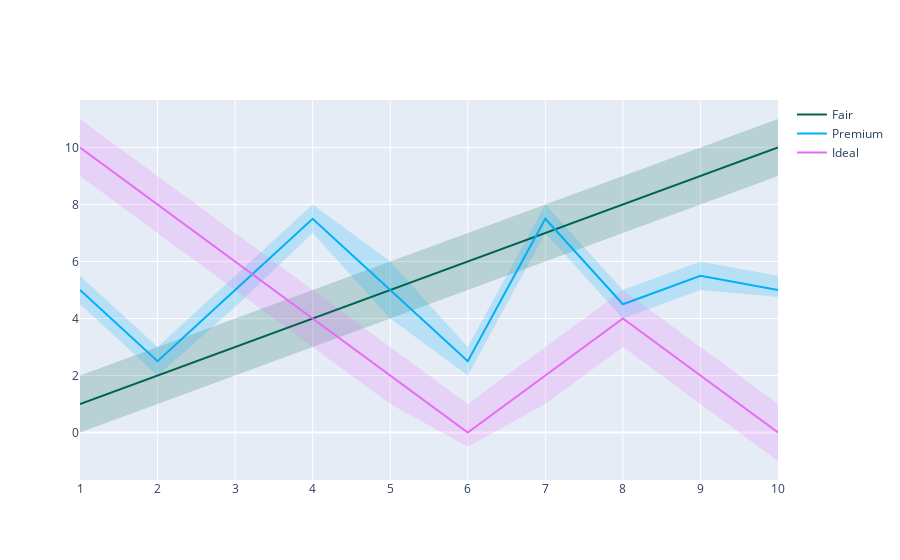

Notebook code cell kept with this figure:
### Code cell
import numpy as np



x = [1, 2, 3, 4, 5, 6, 7, 8, 9, 10]
x_rev = x[::-1]

# Line 1
y1 = [1, 2, 3, 4, 5, 6, 7, 8, 9, 10]
y1_upper = [2, 3, 4, 5, 6, 7, 8, 9, 10, 11]
y1_lower = [0, 1, 2, 3, 4, 5, 6, 7, 8, 9]
y1_lower = y1_lower[::-1]

# Line 2
y2 = [5, 2.5, 5, 7.5, 5, 2.5, 7.5, 4.5, 5.5, 5]
y2_upper = [5.5, 3, 5.5, 8, 6, 3, 8, 5, 6, 5.5]
y2_lower = [4.5, 2, 4.4, 7, 4, 2, 7, 4, 5, 4.75]
y2_lower = y2_lower[::-1]

# Line 3
y3 = [10, 8, 6, 4, 2, 0, 2, 4, 2, 0]
y3_upper = [11, 9, 7, 5, 3, 1, 3, 5, 3, 1]
y3_lower = [9, 7, 5, 3, 1, -.5, 1, 3, 1, -1]
y3_lower = y3_lower[::-1]


fig = go.Figure()

fig.add_trace(go.Scatter(
    x=x+x_rev,
    y=y1_upper+y1_lower,
    fill='toself',
    fillcolor='rgba(0,100,80,0.2)',
    line_color='rgba(255,255,255,0)',
    showlegend=False,
    name='Fair',
))
fig.add_trace(go.Scatter(
    x=x+x_rev,
    y=y2_upper+y2_lower,
    fill='toself',
    fillcolor='rgba(0,176,246,0.2)',
    line_color='rgba(255,255,255,0)',
    name='Premium',
    showlegend=False,
))
fig.add_trace(go.Scatter(
    x=x+x_rev,
    y=y3_upper+y3_lower,
    fill='toself',
    fillcolor='rgba(231,107,243,0.2)',
    line_color='rgba(255,255,255,0)',
    showlegend=False,
    name='Ideal',
))
fig.add_trace(go.Scatter(
    x=x, y=y1,
    line_color='rgb(0,100,80)',
    name='Fair',
))
fig.add_trace(go.Scatter(
    x=x, y=y2,
    line_color='rgb(0,176,246)',
    name='Premium',
))
fig.add_trace(go.Scatter(
    x=x, y=y3,
    line_color='rgb(231,107,243)',
    name='Ideal',
))

fig.update_traces(mode='lines')
fig.show()

### Figure 1 — Plotly figure (JSON) as saved in the notebook; plotly's stock layout.template omitted (floating-point values rounded to 4 significant figures)
{"data": [{"fill": "toself", "fillcolor": "rgba(0,100,80,0.2)", "line": {"color": "rgba(255,255,255,0)"}, "mode": "lines", "name": "Fair", "showlegend": false, "type": "scatter", "x": [1, 2, 3, 4, 5, 6, 7, 8, 9, 10, 10, 9, 8, 7, 6, 5, 4, 3, 2, 1], "y": [2, 3, 4, 5, 6, 7, 8, 9, 10, 11, 9, 8, 7, 6, 5, 4, 3, 2, 1, 0]}, {"fill": "toself", "fillcolor": "rgba(0,176,246,0.2)", "line": {"color": "rgba(255,255,255,0)"}, "mode": "lines", "name": "Premium", "showlegend": false, "type": "scatter", "x": [1, 2, 3, 4, 5, 6, 7, 8, 9, 10, 10, 9, 8, 7, 6, 5, 4, 3, 2, 1], "y": [5.5, 3, 5.5, 8, 6, 3, 8, 5, 6, 5.5, 4.75, 5, 4, 7, 2, 4, 7, 4.4, 2, 4.5]}, {"fill": "toself", "fillcolor": "rgba(231,107,243,0.2)", "line": {"color": "rgba(255,255,255,0)"}, "mode": "lines", "name": "Ideal", "showlegend": false, "type": "scatter", "x": [1, 2, 3, 4, 5, 6, 7, 8, 9, 10, 10, 9, 8, 7, 6, 5, 4, 3, 2, 1], "y": [11, 9, 7, 5, 3, 1, 3, 5, 3, 1, -1, 1, 3, 1, -0.5, 1, 3, 5, 7, 9]}, {"line": {"color": "rgb(0,100,80)"}, "mode": "lines", "name": "Fair", "type": "scatter", "x": [1, 2, 3, 4, 5, 6, 7, 8, 9, 10], "y": [1, 2, 3, 4, 5, 6, 7, 8, 9, 10]}, {"line": {"color": "rgb(0,176,246)"}, "mode": "lines", "name": "Premium", "type": "scatter", "x": [1, 2, 3, 4, 5, 6, 7, 8, 9, 10], "y": [5, 2.5, 5, 7.5, 5, 2.5, 7.5, 4.5, 5.5, 5]}, {"line": {"color": "rgb(231,107,243)"}, "mode": "lines", "name": "Ideal", "type": "scatter", "x": [1, 2, 3, 4, 5, 6, 7, 8, 9, 10], "y": [10, 8, 6, 4, 2, 0, 2, 4, 2, 0]}], "layout": {}}
